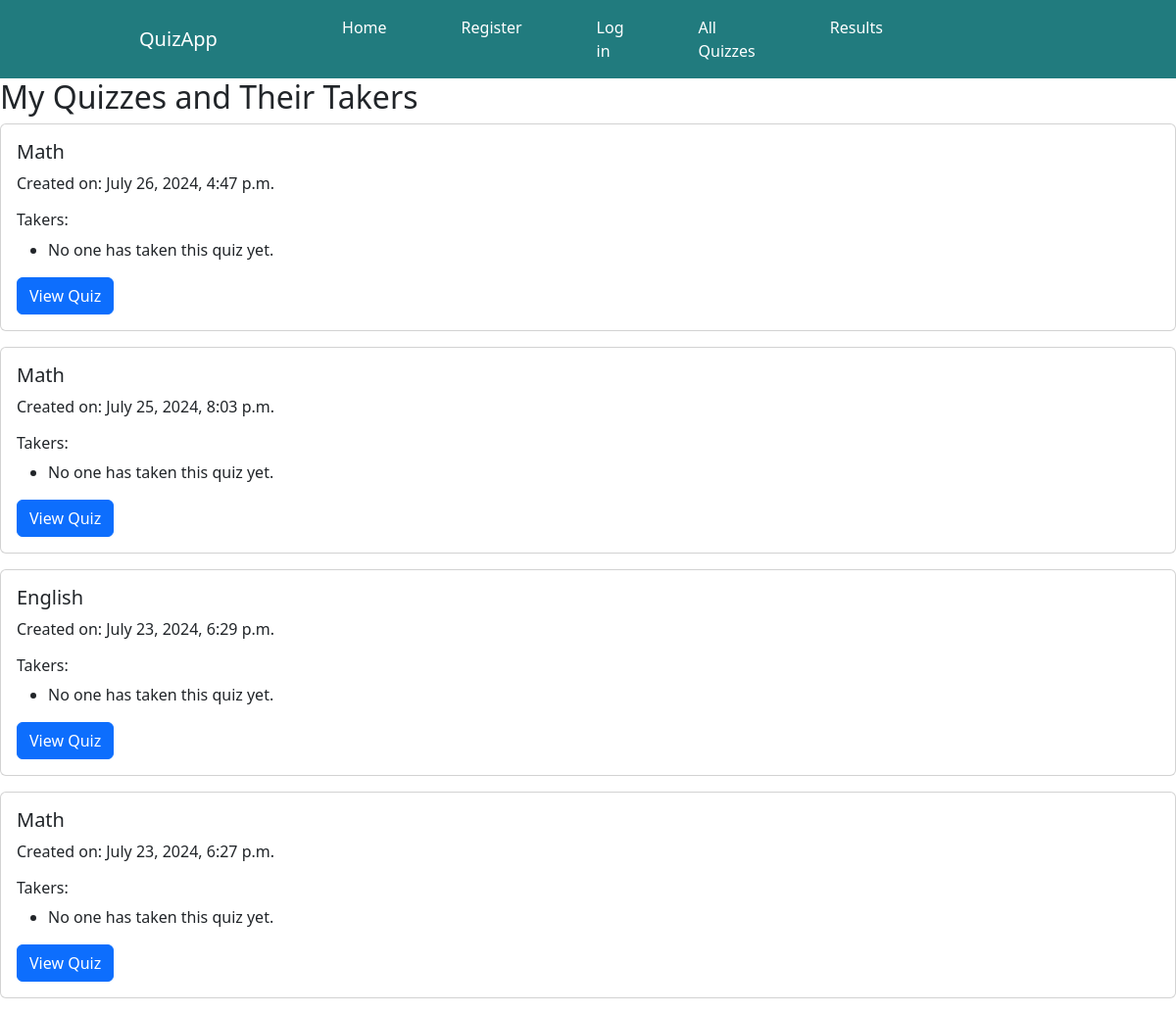
Before: /my-quizzes-with-takers/ (signed in) with the older database file.
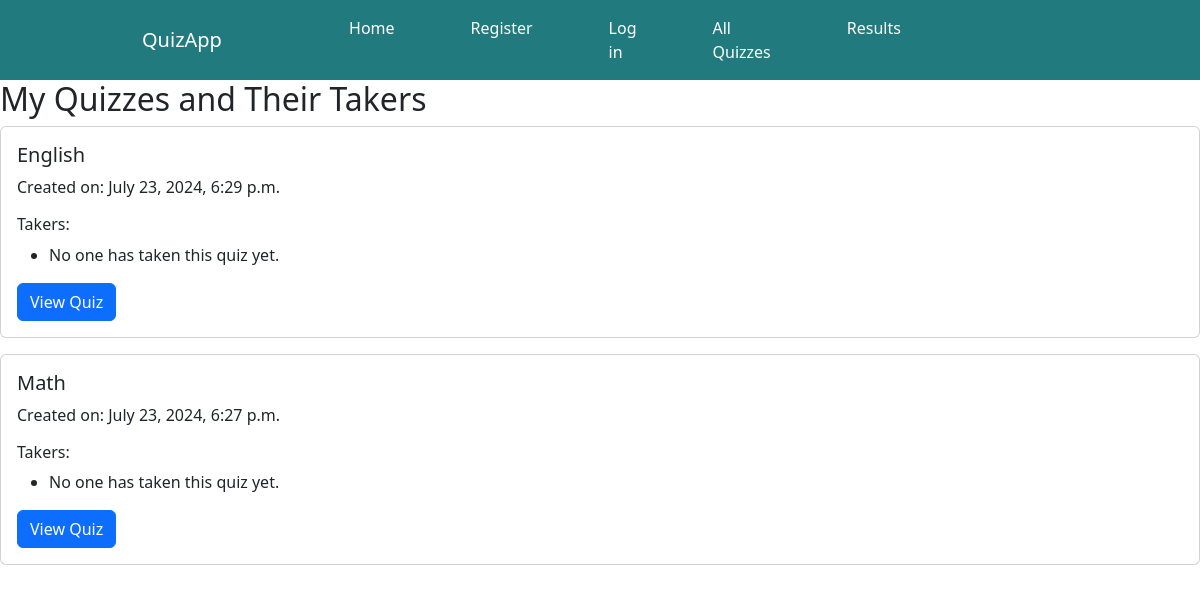
After: the same page with the newer database file.
### quiz_app/models.py (models this page shows, shortened)
class Quiz(models.Model):
    title = models.CharField(max_length=200)
    creator = models.ForeignKey(User, on_delete=models.CASCADE, default= 1)
    created_at = models.DateTimeField(auto_now_add=True)
    takers = models.ManyToManyField(User, related_name='taken_quizzes', blank=True)

### quiz_app/views.py (the view)
# urls.py: path('my-quizzes-with-takers/', views.user_quizzes_with_takers, name='user_quizzes_with_takers'),
@login_required
def user_quizzes_with_takers(request):
    quizzes = Quiz.objects.filter(creator=request.user).prefetch_related('takers').order_by('-created_at')
    return render(request, 'quiz_app/user_quizzes_with_takers.html', {'quizzes': quizzes})

### quiz_app/templates/quiz_app/user_quizzes_with_takers.html
{% extends 'quiz_app/home.html' %}
{% block content %}
<h2>My Quizzes and Their Takers</h2>
{% for quiz in quizzes %}
    <div class="card mb-3">
        <div class="card-body">
            <h5 class="card-title">{{ quiz.title }}</h5>
            <p class="card-text">Created on: {{ quiz.created_at }}</p>
            <h6>Takers:</h6>
            <ul>
            {% for taker in quiz.takers.all %}
                <li>{{ taker.username }} - {{ taker.email }}</li>
            {% empty %}
                <li>No one has taken this quiz yet.</li>
            {% endfor %}
            </ul>
            <a href="{% url 'quiz_detail' quiz.id %}" class="btn btn-primary">View Quiz</a>
        </div>
    </div>
{% empty %}
    <p>You haven't created any quizzes yet.</p>
{% endfor %}
{% endblock %}

Changed rows visible on the page:
removed Quiz: title "Math", created_at "July 26, 2024, 4:47 p.m."
removed Quiz: title "Math", created_at "July 25, 2024, 8:03 p.m."
